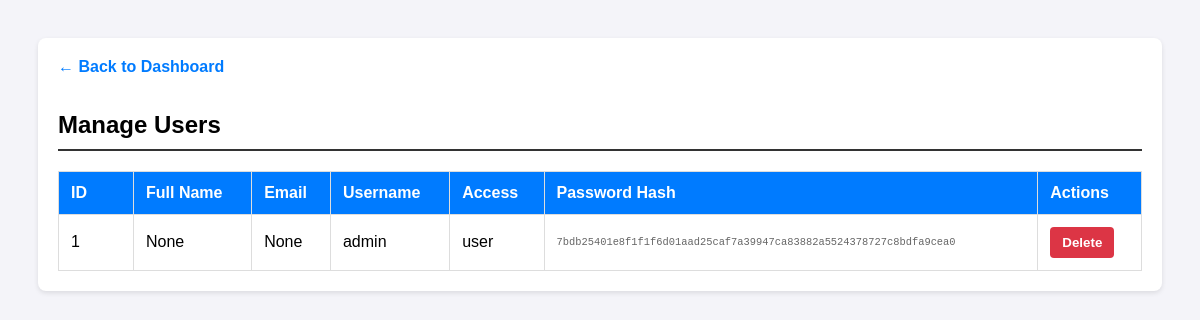
The page /admin/users on the database as committed earlier.
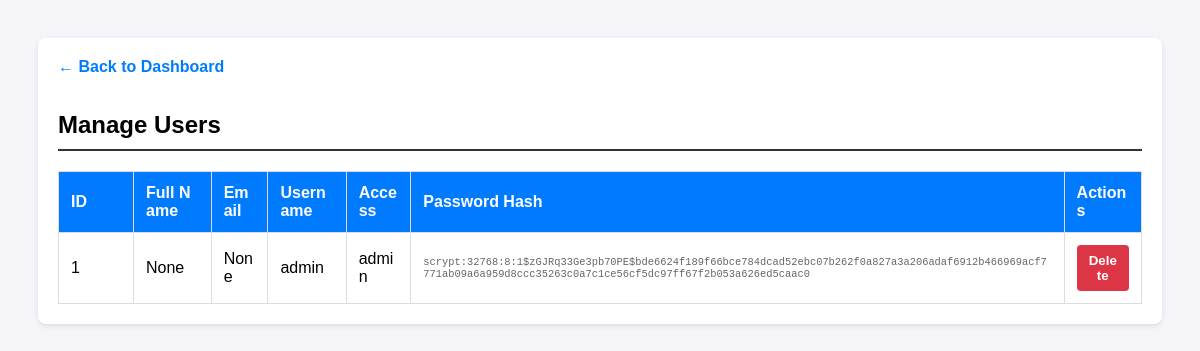
The same page on the database as committed later.
### tables this page shows
CREATE TABLE users (
        id INTEGER PRIMARY KEY AUTOINCREMENT,
        username TEXT UNIQUE NOT NULL,
        password_hash TEXT NOT NULL,
        access_level TEXT DEFAULT 'user'
    , full_name TEXT, phone TEXT, email TEXT);

### app.py (the view)
@app.route('/admin/users')
def manage_users():
    conn = sqlite3.connect(DB_PATH)
    cursor = conn.cursor()
    try:
        query = "SELECT rowid, full_name, email, username, access_level, password_hash FROM users"
        cursor.execute(query)
        users = cursor.fetchall()
    except Exception as e:
        print(f"Error fetching users: {e}")
        users = []
    finally:
        conn.close()
    return render_template('admin_users.html', users=users)

### templates/admin_users.html (shortened to what this page needs)
<!DOCTYPE html>
<html lang="en">
<head>
</head>
<body>
    <div class="container">
        <a href="/" class="back-link">← Back to Dashboard</a>
        <h2>Manage Users</h2>
        <table>
            <thead>
                <tr>
                    <th style="width: 50px;">ID</th>
                    <th>Full Name</th>
                    <th>Email</th>
                    <th>Username</th>
                    <th>Access</th>
                    <th>Password Hash</th>
                    <th>Actions</th>
                </tr>
            </thead>
            <tbody>
                {% for user in users %}
                <tr>
                    <td>{{ user[0] }}</td> <td>{{ user[1] }}</td> <td>{{ user[2] }}</td> <td>{{ user[3] }}</td> <td>{{ user[4] }}</td> <td style="font-family: monospace; font-size: 0.8em; color: #666;">
                        {{ user[5] }}
                    </td> <td>
                        <form action="{{ url_for('delete_user', user_id=user[0]) }}" method="POST" onsubmit="return confirm('PERMANENTLY DELETE user {{ user[3] }}?');">
                            <button type="submit" class="btn-delete">Delete</button>
                        </form>
                    </td>
                </tr>
                {% endfor %}
            </tbody>
        </table>
    </div>
</body>
</html>

### templates/admin_users.html (style rules this page uses)
body { font-family: sans-serif; padding: 30px; background-color: #f4f4f9; }
.container { max-width: 1100px; margin: 0 auto; background: white; padding: 20px; border-radius: 8px; box-shadow: 0 2px 5px rgba(0,0,0,0.1); }
h2 { border-bottom: 2px solid #333; padding-bottom: 10px; }
table { width: 100%; border-collapse: collapse; margin-top: 20px; }
th, td { border: 1px solid #ddd; padding: 12px; text-align: left; word-break: break-all; }
th { background-color: #007bff; color: white; }
.btn-delete { background-color: #dc3545; color: white; border: none; padding: 8px 12px; cursor: pointer; border-radius: 4px; font-weight: bold; }
.back-link { display: inline-block; margin-bottom: 15px; text-decoration: none; color: #007bff; font-weight: bold; }

Rows that differ between the two databases and show on the page:
changed users "admin": access_level "user" → "admin"; password_hash "7bdb25401e8f1f1f6d01aad25caf7a39947ca83882a5524378727c8bdfa9cea0" → "scrypt:32768:8:1$zGJRq33Ge3pb70PE$bde6624f189f66bce784dcad52ebc07b262f0a827a3a206adaf6912b466969acf7771ab09a6a959d8ccc35263c0a7c1ce56cf5dc97ff67f2b053a626ed5caac0"
